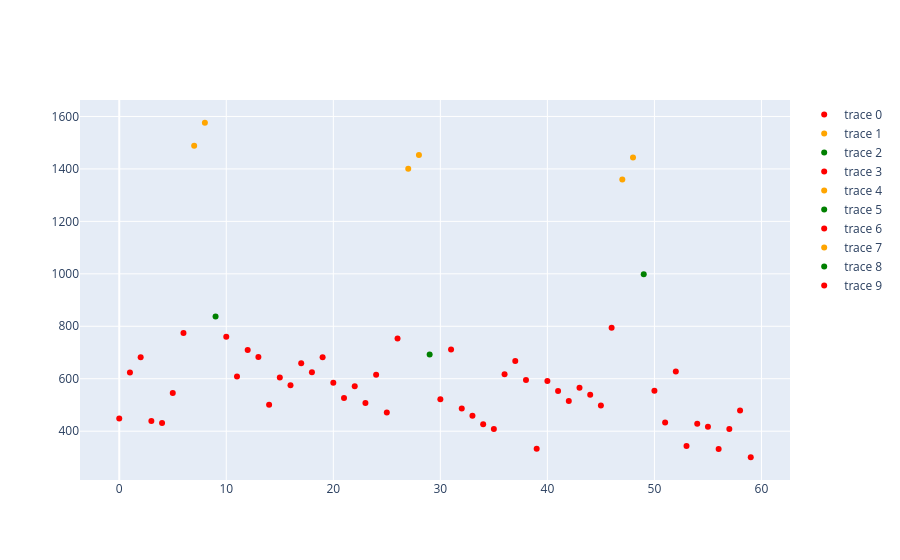

Notebook code for this chart:
### Code cell
# We now throw away the information about the generating process, and just keep the observed data.
# And attempt to determine the different states from the observed data.

# Uncomment/Comment the model you would like to use to try to infer the different states from the observed data

#model = FixedThresholdEstimator()
#model = MovingAverageEstimator()
model = HMMGaussianStateEstimator()
model.transmat = np.array([[0.998,0.001,0.001],[0.001,0.998, 0.001],[0.001,0.001,0.998]])

estimator = StateEstimator(model)
estimator.fit(latency, n_states=3)

estimated_states = model.estimate(latency)

graph_colours = {0:"red",
                 1:"orange",
                 2:"green",
                 3:"blue",
                 4:"purple"}
fig = go.Figure()

start = 0
for i, g in itertools.groupby(estimated_states):
    length = len(list(g))
    end = start + length
    fig.add_trace(go.Scatter(x = list(range(start, end)),
                             y = latency[start:end],
                            mode = "markers",
                            line=(dict(color=graph_colours[i]))
                        )
                )

    print("plotted state {0} from {1} to {2}".format(i, start, end))
    start = end

fig.show()

### Figure 1 — Plotly figure (JSON) as saved in the notebook; plotly's stock layout.template omitted (floating-point values rounded to 4 significant figures)
{"data": [{"line": {"color": "red"}, "mode": "markers", "type": "scatter", "x": [0, 1, 2, 3, 4, 5, 6], "y": [448.2, 623.3, 681.8, 438.9, 430.9, 545.5, 774.6]}, {"line": {"color": "orange"}, "mode": "markers", "type": "scatter", "x": [7, 8], "y": [1488.0, 1576]}, {"line": {"color": "green"}, "mode": "markers", "type": "scatter", "x": [9], "y": [837.5]}, {"line": {"color": "red"}, "mode": "markers", "type": "scatter", "x": [10, 11, 12, 13, 14, 15, 16, 17, 18, 19, 20, 21, 22, 23, 24, 25, 26], "y": [760.3, 608.8, 709.6, 683.3, 501.2, 604.3, 575.3, 658.8, 625.2, 681.6, 584.9, 526.6, 571.3, 507.3, 614.8, 471.3, 753.5]}, {"line": {"color": "orange"}, "mode": "markers", "type": "scatter", "x": [27, 28], "y": [1400.0, 1453.0]}, {"line": {"color": "green"}, "mode": "markers", "type": "scatter", "x": [29], "y": [692.8]}, {"line": {"color": "red"}, "mode": "markers", "type": "scatter", "x": [30, 31, 32, 33, 34, 35, 36, 37, 38, 39, 40, 41, 42, 43, 44, 45, 46], "y": [521.6, 711.5, 487, 459.3, 426.6, 408.8, 617.2, 667.5, 595, 332.8, 590.9, 553.3, 514.9, 565.4, 539.2, 497.5, 794.7]}, {"line": {"color": "orange"}, "mode": "markers", "type": "scatter", "x": [47, 48], "y": [1359.0, 1443.0]}, {"line": {"color": "green"}, "mode": "markers", "type": "scatter", "x": [49], "y": [998]}, {"line": {"color": "red"}, "mode": "markers", "type": "scatter", "x": [50, 51, 52, 53, 54, 55, 56, 57, 58, 59], "y": [554.4, 433.2, 628, 343.6, 428.8, 417.2, 332, 408.6, 479.2, 300.7]}], "layout": {}}
